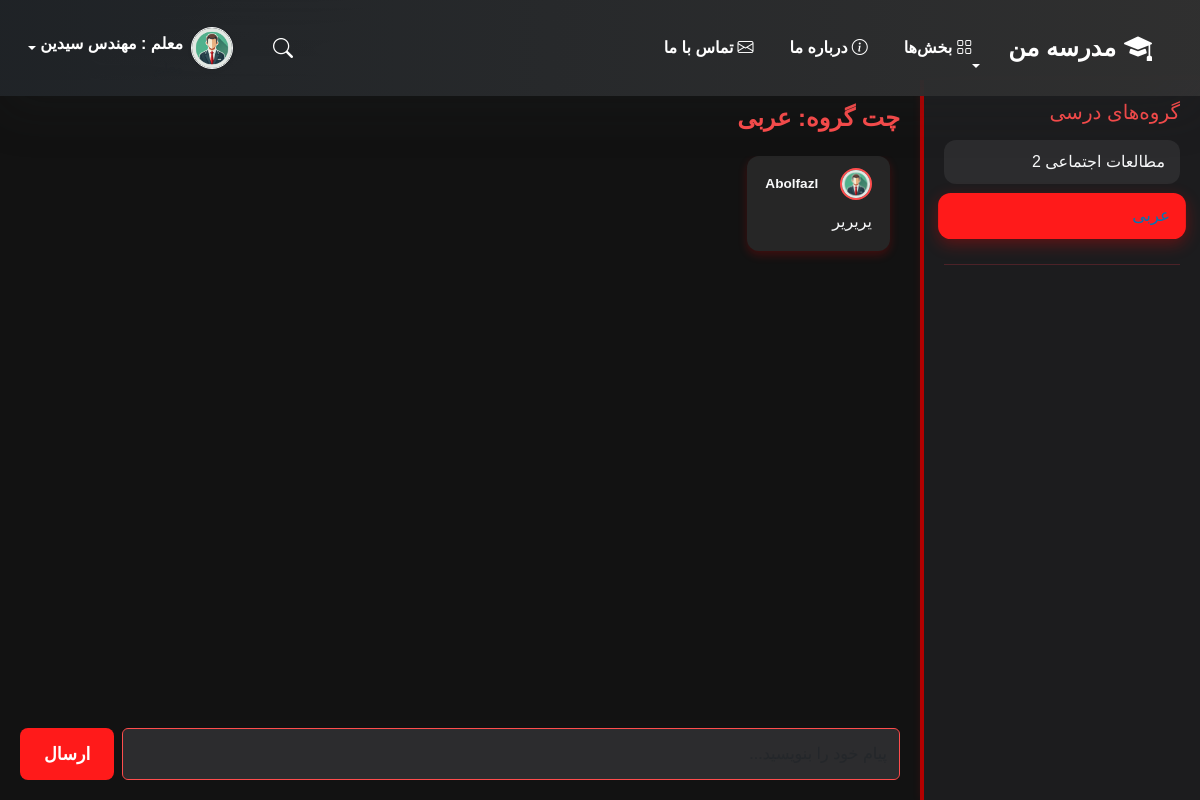
Page /chat/?group_id=2 (signed in) on the committed database.
### school_app/models.py (models this page shows, shortened)
class CustomUser(AbstractUser):
    ROLE_CHOICES = [
        ('student', 'دانش‌آموز'),
        ('teacher', 'معلم'),
        ('admin', 'مدیر'),
        ('assistant', 'معاون'),
    ]
    Educational_base_CHOICES = [
        ('Electricity', 'برق'),
        ('Networks', 'شبکه'),
        ('Electronics', 'الکترونیک'),
    ]
    full_name = models.CharField("نام کامل", max_length=100)
    email = models.EmailField("ایمیل", unique=True)
    phone = models.CharField("شماره تماس", max_length=15)
    grade = models.CharField("پایه تحصیلی", max_length=20)
    role = models.CharField("نقش", max_length=10, choices=ROLE_CHOICES, default='student')
    educational_base = models.CharField("رشته تحصیلی", max_length=20, choices=Educational_base_CHOICES, default='Networks')
    class Meta:
        verbose_name = "کاربر"
        verbose_name_plural = "کاربران"

class ChatGroup(models.Model):
    name = models.CharField("نام گروه", max_length=100)
    class Meta:
        verbose_name = "گروه چت"
        verbose_name_plural = "گروه‌های چت"

class Message(models.Model):
    group = models.ForeignKey(ChatGroup, on_delete=models.CASCADE, related_name='messages', verbose_name="گروه چت")
    user = models.ForeignKey(settings.AUTH_USER_MODEL, on_delete=models.CASCADE, verbose_name="کاربر")
    text = models.TextField("متن پیام")
    timestamp = models.DateTimeField("زمان ارسال", auto_now_add=True)
    class Meta:
        verbose_name = "پیام گروهی"
        verbose_name_plural = "پیام‌های گروهی"

### school_app/views.py (the view, shortened to what this page needs)
# urls.py: path('chat/', chat_view, name='chat'),
@login_required
def chat_view(request):
    groups = ChatGroup.objects.all()
    selected_group_id = request.GET.get('group_id')
    selected_group = None
    if selected_group_id:
        try:
            selected_group = ChatGroup.objects.get(id=selected_group_id)
        except ChatGroup.DoesNotExist:
            selected_group = None
            messages.error(request, 'گروه چت یافت نشد.')
    if selected_group:
        messages = Message.objects.filter(group=selected_group).order_by('timestamp')
    else:
        messages = []
    return render(request, 'chat.html', {
        'groups': groups,
        'selected_group': selected_group,
        'messages': messages,
    })

### templates/chat.html (shortened to what this page needs)
{% include 'header.html' %}
{% load static %}
<div class="messenger-container">
  <div class="sidebar">
    <h5 class="mb-3">گروه‌های درسی</h5>
    <div class="nav flex-column nav-pills" id="group-tabs" role="tablist" aria-orientation="vertical">
      {% for group in groups %}
        <a href="{% url 'chat' %}?group_id={{ group.id }}" class="nav-link {% if group == selected_group %}active{% endif %}">
          {{ group.name }}
        </a>
      {% endfor %}
    </div>
    <hr class="text-danger">
  </div>
  <div class="chat-content">
    {% if selected_group %}
      <div class="chat-header">چت گروه: {{ selected_group.name }}</div>
      <div class="chat-box">
        {% for msg in messages %}
          <div class="message {% if msg.user == request.user %}from-user{% else %}from-teacher{% endif %}">
            <div class="message-header">
              <div>
                <img src="{% static 'images/man.png' %}" alt="{{ msg.user.username }}" class="message-avatar">
                <span class="message-username">{{ msg.user.username }}</span>
              </div>
            </div>
            <div class="message-text">{{ msg.text }}</div>
          </div>
        {% empty %}
          <div class="text-muted text-white">پیامی وجود ندارد.</div>
        {% endfor %}
      </div>
      <div class="input-area mt-2">
        <form method="POST" class="d-flex gap-2">
          <input type="text" class="form-control" name="message" placeholder="پیام خود را بنویسید..." required>
          <button type="submit" class="btn text-white px-4">ارسال</button>
        </form>
      </div>
    {% else %}
      <div class="text-light">لطفاً یک گروه را برای شروع چت انتخاب کنید.</div>
    {% endif %}
  </div>
</div>
</body>
</html>

### templates/header.html (shortened to what this page needs)
{% load static %}
<!DOCTYPE html>
<html lang="fa" dir="rtl">
<head>
  <link href="https://cdn.jsdelivr.net/npm/bootstrap@5.3.2/dist/css/bootstrap.rtl.min.css" rel="stylesheet">
  <link href="https://cdn.jsdelivr.net/npm/bootstrap-icons/font/bootstrap-icons.css" rel="stylesheet">
  <link rel="stylesheet" href="https://cdnjs.cloudflare.com/ajax/libs/animate.css/4.1.1/animate.min.css"/>
  <link href="https://cdnjs.cloudflare.com/ajax/libs/toastr.js/latest/toastr.min.css" rel="stylesheet"/>
  <link rel="stylesheet" href="{% static 'css/bootstrap.min.css' %}">
  <link rel="stylesheet" href="{% static 'css/main.css' %}">
</head>
<body>
<nav class="navbar navbar-expand-lg navbar-dark shadow-lg fixed-top" style="backdrop-filter: blur(50px); background: linear-gradient(to left, rgba(50,50,50,0.93), #212529ee);">
  <div class="container-fluid px-4 py-2">
    <a class="navbar-brand fs-4 fw-bold d-flex align-items-center" href="{% url 'home' %}">
      <i class="bi bi-mortarboard-fill fs-3 me-2"></i>
      مدرسه من
    </a>
    <div class="collapse navbar-collapse justify-content-between" id="navContent">
      <ul class="navbar-nav mb-2 mb-lg-0">
        <li class="nav-item dropdown mx-2">
          <a class="nav-link fw-semibold dropdown-toggle" href="#" id="sectionsDropdown" data-bs-toggle="dropdown" aria-expanded="false">
            <i class="bi bi-grid me-1"></i>بخش‌ها
          </a>
        </li>
        <li class="nav-item mx-2">
          <a class="nav-link fw-semibold" href="{% url 'about' %}"><i class="bi bi-info-circle me-1"></i>درباره ما</a>
        </li>
        <li class="nav-item mx-2">
          <a class="nav-link fw-semibold" href="#contact"><i class="bi bi-envelope me-1"></i>تماس با ما</a>
        </li>
      </ul>
      <div class="d-flex align-items-center gap-3">
        <div class="search-container d-flex align-items-center" id="searchToggleBox">
          <button type="button" class="search-button bg-transparent border-0" onclick="toggleSearchBox()">
            <i class="bi bi-search text-white"></i>
          </button>
        </div>
        <div class="dropdown">
            <a href="#" class="d-flex align-items-center text-white text-decoration-none dropdown-toggle position-relative justify-content-between" id="userDropdown" data-bs-toggle="dropdown" aria-expanded="false">
                <img src="{% static 'images/man.png' %}" alt="User" width="42" height="42" class="rounded-circle border border-light shadow-sm me-2">
                <div class="d-none d-lg-block pt-3">
                    <div class="fw-bold">{{ user.get_role_display }} : {{ user.full_name }}</div>
                    <small class="text-muted">
                    </small>
                </div>
            </a>
        </div>
    </div>
</nav>

### static/css/main.css (style rules this page uses)
body { background-color: #121212; color: #ffffff; }
.navbar, .footer { background-color: #1f1f1f; }
.nav-link { position: relative; font-weight: 500; color: #ffffff; transition: all 0.3s ease; }
.nav-link::after { content: ''; position: absolute; bottom: 0; right: 0; height: 2px; width: 0%; background: linear-gradient(to left, #0077b6, #4a00e0); transition: width 0.4s ease; }
.nav-link.active { color: #0077b6 !important; }
.navbar-collapse { transition: all 0.5s ease; }
.collapse { transition: height 0.3s ease; }
.collapse { transition: max-height 0.3s ease-in-out; }
.search-container { position: relative; display: flex; align-items: center; width: 100%; max-width: 500px; margin: 0 auto; }
.search-button { background-color: transparent; border: none; position: absolute; left: 10px; pointer-events: none; font-size: 20px; color: #aaa; }
.search-button i { color: #aaa; }
input, select, textarea { border-radius: 8px; border: 1px solid #ccc; padding: 0.75rem; width: 100%; font-size: 1rem; }
button[type="submit"] { font-size: 1.1rem; font-weight: bold; background-color: #007bff; color: white; padding: 0.8rem; border-radius: 8px; border: none; cursor: pointer; }
.text-muted { font-size: 0.9rem; }

### templates/header.html (style rules this page uses)
body { background-color: #000000; }
.search-container { position: relative; transition: all 0.4s ease; }
.search-button { cursor: pointer; z-index: 10; }
.search-button i { font-size: 20px; transition: transform 0.3s ease; }

### templates/chat.html (style rules this page uses)
body { font-family: 'Vazirmatn', sans-serif; background: linear-gradient(135deg, #0d0d0d, #1a1a1a); color: #f8f9fa; min-height: 100vh; margin: 0; display: flex; flex-direction: column; }
.messenger-container { display: flex; flex: 1; margin-top: 80px; transition: all 0.3s ease; }
.sidebar { width: 280px; background-color: #1c1c1e; padding: 20px; overflow-y: auto; border-left: 4px solid #b30000; box-shadow: 3px 0 10px rgba(255, 0, 0, 0.2); z-index: 10; }
.sidebar h5 { color: #ff4d4d; }
.sidebar .nav-link { background-color: #2c2c2e; margin-bottom: 10px; border-radius: 12px; color: #f8f9fa; padding: 10px 15px; transition: all 0.3s ease; }
.sidebar .nav-link:hover, .sidebar .nav-link.active { background-color: #ff1a1a; color: #ffffff; transform: scale(1.05); box-shadow: 0px 5px 15px rgba(255, 0, 0, 0.3); }
.chat-content { flex: 1; background-color: #121212; display: flex; flex-direction: column; padding: 20px; position: relative; transition: all 0.3s ease; }
.chat-header { font-size: 24px; font-weight: bold; color: #ff4d4d; margin-bottom: 20px; animation: fadeInDown 1s ease-out; }
.chat-box { flex: 1; overflow-y: auto; display: flex; flex-direction: column; gap: 15px; margin-bottom: 20px; max-height: 70vh; padding-right: 10px; scrollbar-width: thin; scrollbar-color: #b30000 #121212; }
.message { padding: 12px 18px; border-radius: 12px; max-width: 75%; animation: fadeIn 0.6s ease-out; box-shadow: 0px 4px 10px rgba(255, 0, 0, 0.2); }
.from-teacher { background-color: #262626; align-self: flex-start; color: #f8f9fa; }
.message-header { display: flex; align-items: center; justify-content: space-between; margin-bottom: 5px; font-size: 0.85rem; }
.message-avatar { width: 32px; height: 32px; border-radius: 50%; margin-left: 10px; border: 2px solid #ff4d4d; }
.message-username { font-weight: bold; margin-right: 8px; }
.message-text { background-color: transparent; padding: 5px 0; }
.input-area input { background-color: #2c2c2e; color: #fff; border: 1px solid #ff4d4d; }
.input-area button { background-color: #ff1a1a; border: none; }

### rows in the picture
CustomUser: role "معلم", full_name "مهندس سیدین"
ChatGroup: name "مطالعات اجتماعی 2"
ChatGroup: name "عربی"
Message: user.username "Abolfazl", text "یریریر"
